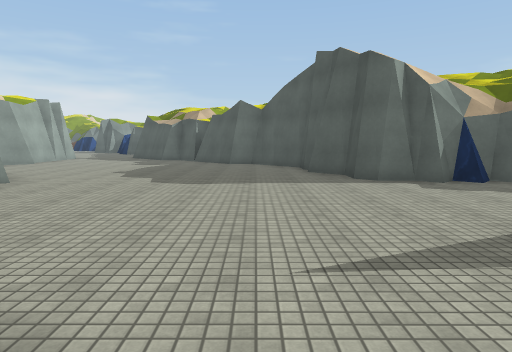
[1] (above)

17 first-person views from a walk through a Unity game level. The camera is 1.5 m above the floor, tilts 6° down and sees 75° across. The floor is counted in squares, 2 m on a side. Each view is taken from the middle of a square. On the plan, view 1 faces up. The plan holds only what a view shows up to about 11 squares ahead; the rest is blank. The place goes on beyond the plan. Surface patterns are stand-ins for the level's own textures.

[2]
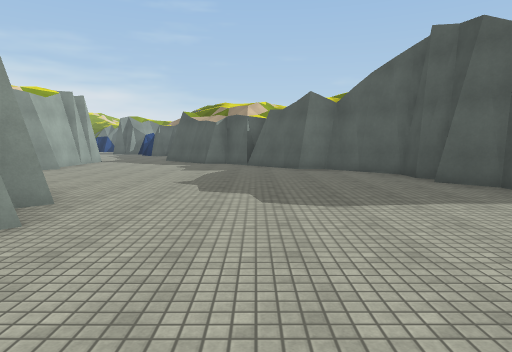

[3]
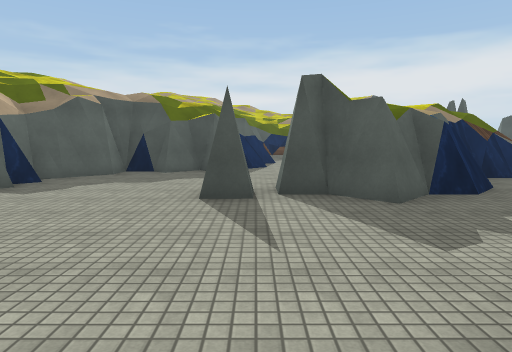

[4]
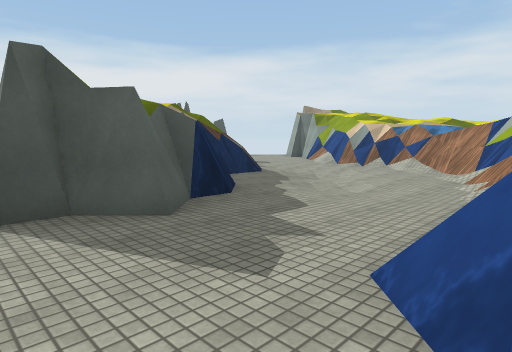

[5]
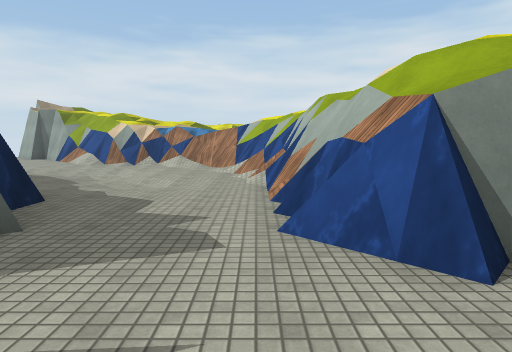

[6]
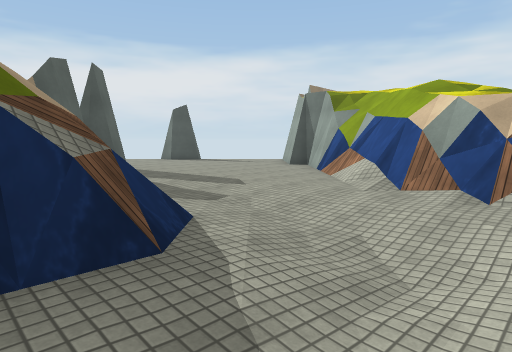

[7]
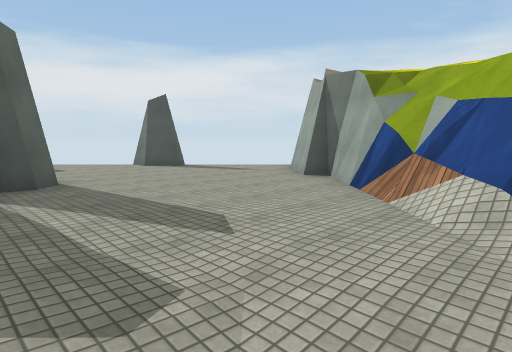

[8]
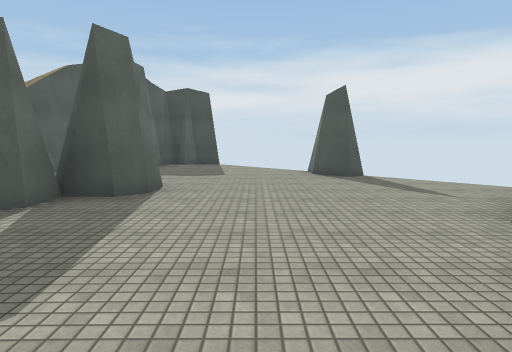

[9]
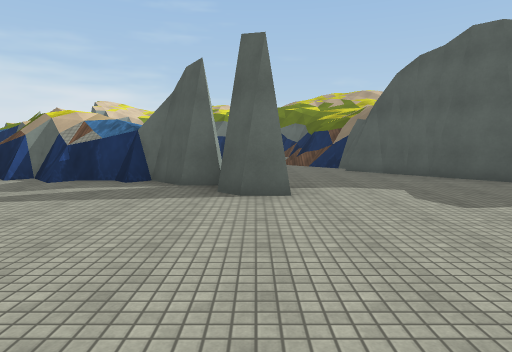

[10]
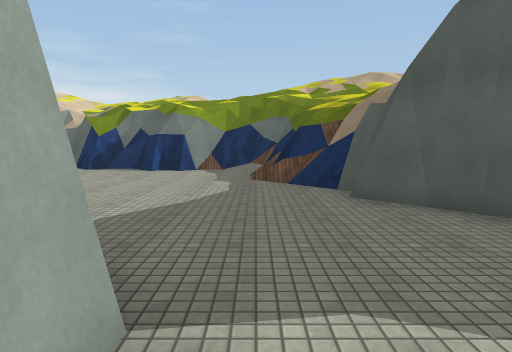

[11]
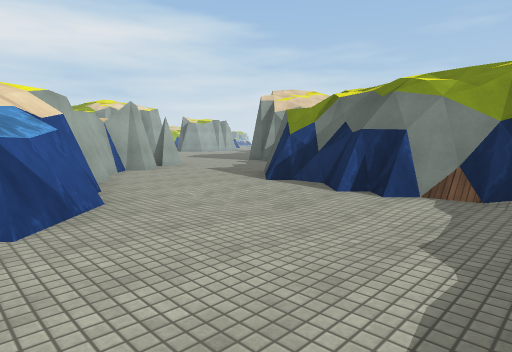

[12]
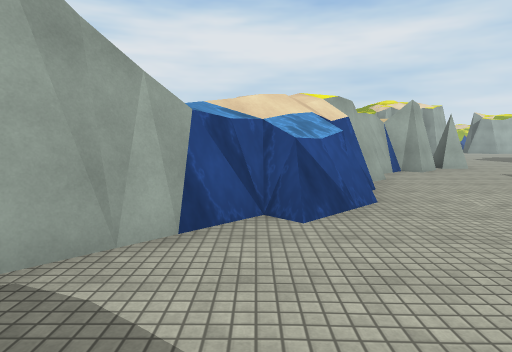

[13]
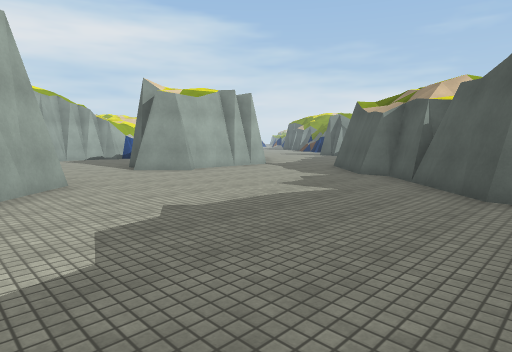

[14]
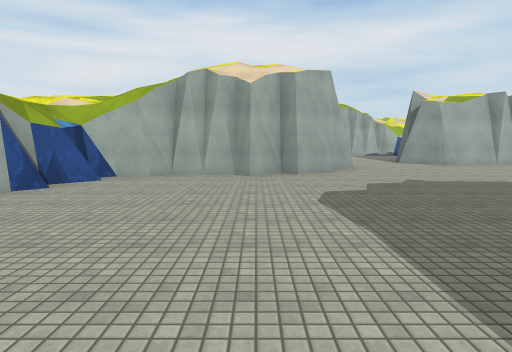

[15]
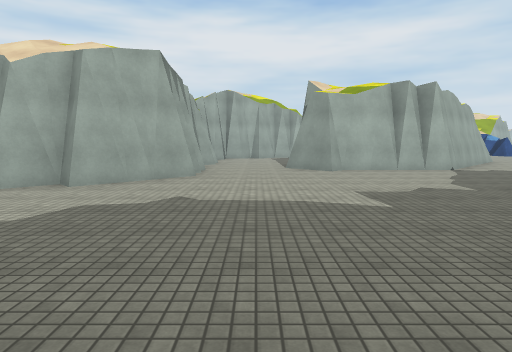

[16]
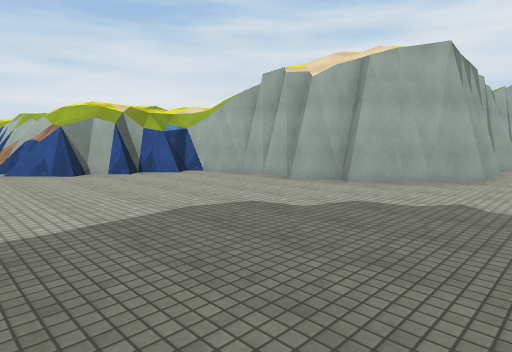

[17]
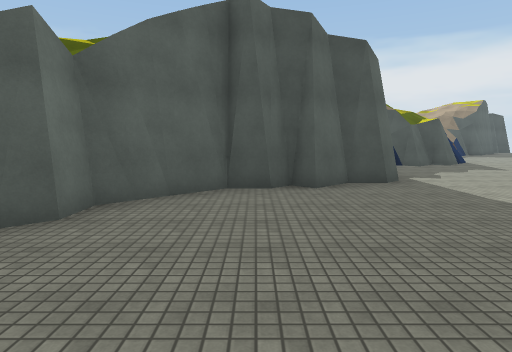

### Floor plan
Key: @ floor where view 1 was taken; # wall or solid block; x gap in a wall; . main floor; - floor 0.25 m lower than the main floor; / step, stairs or slope; = window, fence, low wall or low ledge; ≈ water the walk keeps out of.
Columns run from 11 left of view 1 to 17 right of it. Each row starts with its distance up from view 1.
 15   #...##
 14   ##...##
 13    #....##
 12    #.....##
 11    #......###
 10 ..##........##
  9 .............#
  8  ............#
  7 ######.......####
  6      ##........####
  5       #...........#
  4       #..........##
  3       #...........###
  2       ##......#....≈#####
  1        ###≈...##......./#
  0          ##@..##...-.../#
 -1           #/..####...../##
 -2           #/.../####.....#
 -3           #/////####≈....##
 -4           ##////≈#####....##
 -5           ##/////.≈//##....##
 -6            ##.///--...#.....#
 -7            ###=/............
 -8              ####..........
 -9                 ##=.......#
-10                  ###....#x
-11                    ##...
-12                     ##.

Where each view was taken, in squares from view 1:
view 1: 0 up, 0 right, facing up
view 2: 2 up, 2 left, facing up
view 3: 2 up, 2 left, facing right
view 4: 2 up, 1 left, facing down-right
view 5: 3 up, 0 right, facing down
view 6: 3 down, 3 right, facing down-right
view 7: 5 down, 5 right, facing down-right
view 8: 8 down, 6 right, facing right
view 9: 11 down, 11 right, facing up
view 10: 7 down, 12 right, facing up
view 11: 3 down, 12 right, facing up-left
view 12: 3 down, 12 right, facing left
view 13: 6 up, 0 right, facing up-left
view 14: 5 up, 3 right, facing left
view 15: 9 up, 1 right, facing left
view 16: 9 up, 1 right, facing down-left
view 17: 9 up, 4 left, facing right
